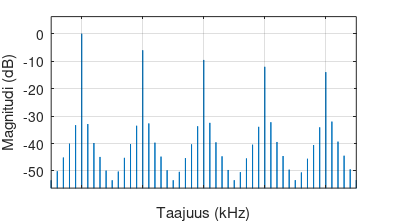
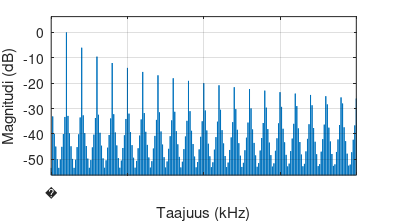
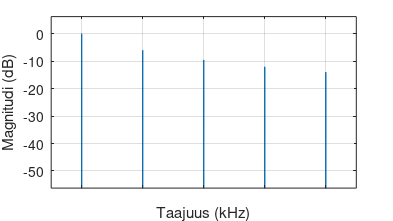
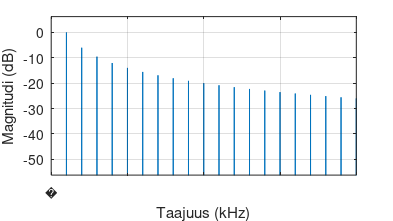

Here is the MATLAB script that generated these plots, in order:
papersize = [16 9]./1.6; paperpos = [0 0 papersize]; screen = get(0,'screensize');

%% Triviaali saha-aalto
f = 1000; % taajuus (Hz)
Fs = 44100; % naytteenottotaajuus
Ts = 1/Fs; t = 0:Ts:2-Ts; N = max(size(t));
saha = sawtooth(2*pi*f*t); % sahafunktio
Xf = 2*abs(fft(saha)); % yksipuoleinen spektri
Xf = 20*log10(Xf./(max(Xf))); % skaalataan perustaajuus 0 dB:seen 
f0 = Fs/N; tf = 0:f0:(N-1)*f0; % taajuusvektori

figure('Position',[0, screen(4)/2-250, 800, 500]);
plot(tf, Xf,'LineWidth',0.6); grid on; axis([500 5500 -56.25 6.25]); 
ylabel('Magnitudi (dB)'); xlabel('Taajuus (kHz)');
set(gca,'XTick',[1000 2000 3000 4000 5000])
set(gca,'XTickLabel',{1 2 3 4 5},'Layer','Top');
set(gcf,'PaperUnits','centimeters',...
        'PaperSize',papersize,'PaperPosition',paperpos);
print(gcf,'.\figures\saha5lask','-dpdf','-painters');

figure('Position',[0, 0, 800, 500]);
plot(tf, Xf,'LineWidth',0.6); grid on; axis([0 20000 -56.25 6.25]);
ylabel('Magnitudi (dB)'); xlabel('Taajuus (kHz)');
set(gca,'XTick',[0 5000 10000 15000 20000]); 
set(gca,'XTickLabel',{0 5 10 15 20}); set(gca, 'Layer', 'Top');
set(gcf,'PaperUnits','centimeters',...
        'PaperSize',papersize,'PaperPosition',paperpos);
print(gcf,'.\figures\saha20lask','-dpdf','-painters');

%% Laskostumattomat komponentit
% Fourier sarja, komponentteja vain 20 kHz asti
summa = zeros(1,N);
for k = 1:20
    summa = summa + sin(2*pi*k*f.*t)/k; 
end
sahasarja = -2/pi*summa;
Xf = 2*abs(fft(sahasarja)); % yksipuoleinen spektri
Xf = 20*log10(Xf./(max(Xf))); % skaalataan perustaajuus 0 dB:seen 
f0 = Fs/N; tf = 0:f0:(N-1)*f0; % taajuusvektori

figure('Position',[0, screen(4)/2-250, 800, 500]);
plot(tf, Xf,'LineWidth',0.6); grid on; axis([500 5500 -56.25 6.25]); 
ylabel('Magnitudi (dB)'); xlabel('Taajuus (kHz)');
set(gca,'XTick',[1000 2000 3000 4000 5000])
set(gca,'XTickLabel',{1 2 3 4 5},'Layer','Top');
set(gcf,'PaperUnits','centimeters',...
        'PaperSize',papersize,'PaperPosition',paperpos);
print(gcf,'.\figures\saha5','-dpdf','-painters');

figure('Position',[0, 0, 800, 500]);
plot(tf, Xf,'LineWidth',0.6); grid on; axis([0 20000 -56.25 6.25]);
ylabel('Magnitudi (dB)'); xlabel('Taajuus (kHz)');
set(gca,'XTick',[0 5000 10000 15000 20000]); 
set(gca,'XTickLabel',{0 5 10 15 20},'Layer','Top');
set(gcf,'PaperUnits','centimeters',...
        'PaperSize',papersize,'PaperPosition',paperpos);
print(gcf,'.\figures\saha20','-dpdf','-painters');
%%
close all;